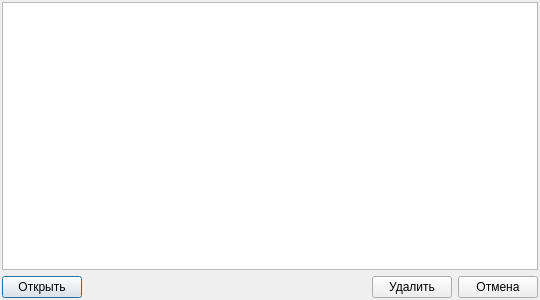
<?xml version="1.0" encoding="UTF-8"?>
<ui version="4.0">
 <class>frmOpenProj</class>
 <widget class="QDialog" name="frmOpenProj">
  <property name="geometry">
   <rect>
    <x>0</x>
    <y>0</y>
    <width>540</width>
    <height>300</height>
   </rect>
  </property>
  <property name="maximumSize">
   <size>
    <width>16777214</width>
    <height>16777215</height>
   </size>
  </property>
  <property name="windowTitle">
   <string>Список проектов</string>
  </property>
  <layout class="QVBoxLayout" name="verticalLayout">
   <property name="leftMargin">
    <number>2</number>
   </property>
   <property name="topMargin">
    <number>2</number>
   </property>
   <property name="rightMargin">
    <number>2</number>
   </property>
   <property name="bottomMargin">
    <number>2</number>
   </property>
   <item>
    <widget class="QTableView" name="tblProjectSelect">
     <property name="selectionBehavior">
      <enum>QAbstractItemView::SelectRows</enum>
     </property>
    </widget>
   </item>
   <item>
    <layout class="QHBoxLayout" name="horizontalLayout">
     <item>
      <widget class="QPushButton" name="bntOpen">
       <property name="text">
        <string>Открыть</string>
       </property>
      </widget>
     </item>
     <item>
      <spacer name="horizontalSpacer">
       <property name="orientation">
        <enum>Qt::Horizontal</enum>
       </property>
       <property name="sizeHint" stdset="0">
        <size>
         <width>368</width>
         <height>20</height>
        </size>
       </property>
      </spacer>
     </item>
     <item>
      <widget class="QPushButton" name="btnRemove">
       <property name="text">
        <string>Удалить</string>
       </property>
      </widget>
     </item>
     <item>
      <widget class="QPushButton" name="btnCansel">
       <property name="text">
        <string>Отмена</string>
       </property>
      </widget>
     </item>
    </layout>
   </item>
  </layout>
 </widget>
 <layoutdefault spacing="6" margin="11"/>
 <resources/>
 <connections>
  <connection>
   <sender>bntOpen</sender>
   <signal>clicked()</signal>
   <receiver>frmOpenProj</receiver>
   <slot>projOpen()</slot>
   <hints>
    <hint type="sourcelabel">
     <x>34</x>
     <y>282</y>
    </hint>
    <hint type="destinationlabel">
     <x>269</x>
     <y>149</y>
    </hint>
   </hints>
  </connection>
  <connection>
   <sender>btnRemove</sender>
   <signal>clicked()</signal>
   <receiver>frmOpenProj</receiver>
   <slot>projRemove()</slot>
   <hints>
    <hint type="sourcelabel">
     <x>504</x>
     <y>282</y>
    </hint>
    <hint type="destinationlabel">
     <x>269</x>
     <y>149</y>
    </hint>
   </hints>
  </connection>
  <connection>
   <sender>tblProjectSelect</sender>
   <signal>doubleClicked(QModelIndex)</signal>
   <receiver>frmOpenProj</receiver>
   <slot>projOpen(QModelIndex)</slot>
   <hints>
    <hint type="sourcelabel">
     <x>269</x>
     <y>131</y>
    </hint>
    <hint type="destinationlabel">
     <x>269</x>
     <y>149</y>
    </hint>
   </hints>
  </connection>
  <connection>
   <sender>btnCansel</sender>
   <signal>clicked()</signal>
   <receiver>frmOpenProj</receiver>
   <slot>reject()</slot>
   <hints>
    <hint type="sourcelabel">
     <x>499</x>
     <y>284</y>
    </hint>
    <hint type="destinationlabel">
     <x>269</x>
     <y>149</y>
    </hint>
   </hints>
  </connection>
 </connections>
 <slots>
  <slot>projOpen()</slot>
  <slot>projRemove()</slot>
  <slot>projOpen(QModelIndex)</slot>
 </slots>
</ui>
